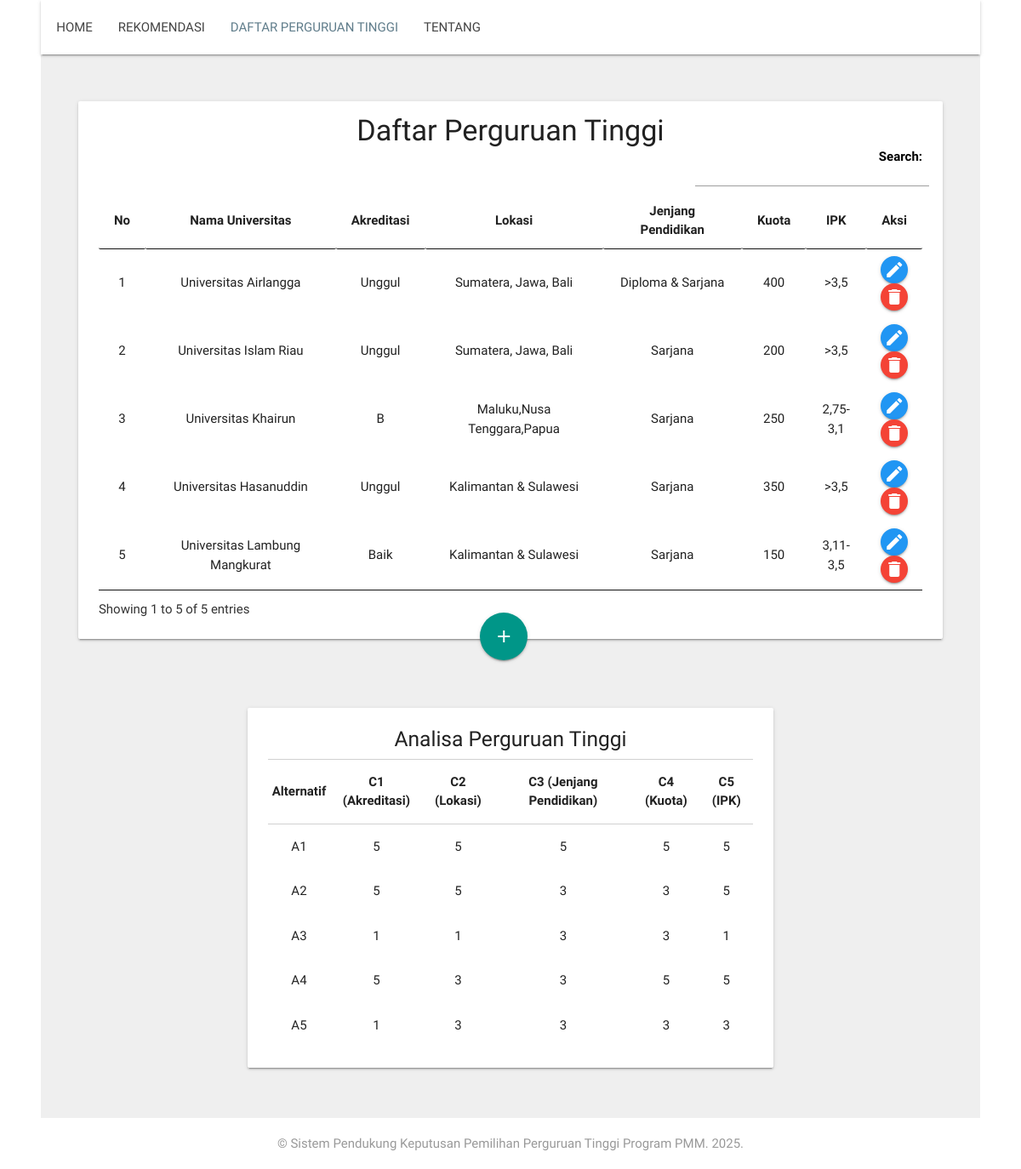
Page /daftar_pt.php on the committed database.
### tables this page shows
CREATE TABLE `data_pt` (
  `id_pt` int(4) NOT NULL,
  `nama_pt` varchar(128) NOT NULL,
  `akreditasi_pt` varchar(64) NOT NULL,
  `lokasi_pt` varchar(64) NOT NULL,
  `jenjang_pt` varchar(64) NOT NULL,
  `kuota_pt` varchar(64) NOT NULL,
  `ipk_pt` varchar(64) NOT NULL,
  `akreditasi_angka` varchar(64) NOT NULL,
  `lokasi_angka` varchar(64) NOT NULL,
  `jenjang_angka` varchar(64) NOT NULL,
  `kuota_angka` varchar(64) NOT NULL,
  `ipk_angka` varchar(64) NOT NULL
);

### daftar_pt.php (the view, shortened to what this page needs)
<?php
include('koneksi.php');
?>
<!DOCTYPE html>
<html>
<head>
	<link type="text/css" rel="stylesheet" href="assets/css/materialize.css"  media="screen,projection"/>
	<link rel="stylesheet" href="assets/css/table.css">
	<link rel="stylesheet" href="assets/css/style.css">
	<link rel="stylesheet" href="https://cdnjs.cloudflare.com/ajax/libs/font-awesome/4.5.0/css/font-awesome.min.css">
	<link rel="stylesheet" type="text/css" href="assets/dataTable/jquery.dataTables.min.css">
</head>
<body>
	<div class="navbar-fixed">
	<nav>
    	<div class="container">
						<div class="nav-wrapper">
								<ul class="left" style="margin-left: -52px;">
									<li><a href="index.php">HOME</a></li>
									<li><a href="rekomendasi.php">REKOMENDASI</a></li>
									<li><a class="active" href="daftar_pt.php">DAFTAR PERGURUAN TINGGI</a></li>
									<li><a href="#about">TENTANG</a></li>
								</ul>
						</div>
        </div>
		</nav>
		</div>
	<div style="background-color: #efefef">
		<div class="container">
		    <div class="section-card" style="padding: 40px 0px 20px 0px;">
				<ul>
				    <li>
						<div class="row">
						<div class="card">
								<div class="card-content">
									<center><h4 style="margin-bottom: 0px; margin-top: -8px;">Daftar Perguruan Tinggi</h4></center>
									<table id="table_id" class="hover dataTablesCustom" style="width:100%">
											<thead style="border-top: 1px solid #d0d0d0;">
												<tr>
													<th><center>No </center></th>
													<th><center>Nama Universitas</center></th>
													<th><center>Akreditasi</center></th>
													<th><center>Lokasi</center></th>
													<th><center>Jenjang Pendidikan</center></th>
													<th><center>Kuota</center></th>
													<th><center>IPK</center></th>
													<th><center>Aksi</center></th>
												</tr>
											</thead>
											<tbody>
												<?php
												$query=mysqli_query($selectdb,"SELECT * FROM data_pt");
												$no=1;
												while ($data=mysqli_fetch_array($query)) {
												?>
												<tr>
													<td><center><?php echo $no; ?></center></td>
													<td><center><?php echo $data['nama_pt'] ?></center></td>
													<td><center><?php echo $data['akreditasi_pt'] ?></center></td>
													<td><center><?php echo $data['lokasi_pt'] ?></center></td>
													<td><center><?php echo $data['jenjang_pt'] ?></center></td>
													<td><center><?php echo $data['kuota_pt'] ?></center></td>
													<td><center><?php echo $data['ipk_pt'] ?></center></td>
													<td>
														<center>
															<a href="#edit_<?php echo $data['id_pt'] ?>" style="height: 32px; width: 32px;" class="btn-floating btn-small waves-effect waves-light blue">
																<i style="line-height: 32px;" class="material-icons">edit</i>
															</a>
															<form method="POST">
																<button type="submit" name="hapus_pt" style="height: 32px; width: 32px;" class="btn-floating btn-small waves-effect waves-light red">
  																<i style="line-height: 32px;" class="material-icons">delete</i>
																</button>
															</form>
														</center>
													</td>
												</tr>
												<?php
														$no++;}
												?>
											</tbody>
									</table>
									</div>
							</div>
							<a href="#tambah" class="btn-floating btn-large waves-effect waves-light teal btn-float-custom"><i class="material-icons">add</i></a>
						</div>
				    </li>
				</ul>
	    	</div>
		</div>
	</div>
	<div style="background-color: #efefef">
		<div class="container">
		    <div class="section-card" style="padding: 1px 20% 24px 20%;">
				<ul>
				    <li>
						<div class="row">
							<div class="card">
								<div class="card-content" style="padding-top: 10px;">
									<center><h5 style="margin-bottom: 10px;">Analisa Perguruan Tinggi</h5></center>
									<table class="responsive-table">
											<thead style="border-top: 1px solid #d0d0d0;">
												<tr>
													<th><center>Alternatif</center></th>
													<th><center>C1 (Akreditasi)</center></th>
													<th><center>C2 (Lokasi)</center></th>
													<th><center>C3 (Jenjang Pendidikan)</center></th>
													<th><center>C4 (Kuota)</center></th>
													<th><center>C5 (IPK)</center></th>
												</tr>
											</thead>
											<tbody>
												<?php
												$query=mysqli_query($selectdb,"SELECT * FROM data_pt");
												$no=1;
												while ($data=mysqli_fetch_array($query)) {
												?>
												<tr>
													<td><center><?php echo "A",$no ?></center></td>
													<td><center><?php echo $data['akreditasi_angka'] ?></center></td>
													<td><center><?php echo $data['lokasi_angka'] ?></center></td>
													<td><center><?php echo $data['jenjang_angka'] ?></center></td>
													<td><center><?php echo $data['kuota_angka'] ?></center></td>
													<td><center><?php echo $data['ipk_angka'] ?></center></td>
												</tr>
												<?php
														$no++;}
												?>
											</tbody>
									</table>
									</div>
							</div>
						</div>
				    </li>
				</ul>
	    	</div>
		</div>
	</div>
	<div class="footer-copyright" style="padding: 0px 0px; background-color: white">
      <div class="container">
        <p align="center" style="color: #999">&copy; Sistem Pendukung Keputusan Pemilihan Perguruan Tinggi Program PMM. 2025.</p>
      </div>
    </div>
</body>
</html>

### assets/css/style.css (style rules this page uses)
nav ul a, nav .brand-logo { color: #444; }
p { line-height: 2rem; }
.section-card { padding-top: 6rem; padding-bottom: 6rem; }
.btn-float-custom { margin-top: -46px; margin-right: 48%; float: right; }

### rows in the picture
data_pt: nama_pt "Universitas Airlangga", akreditasi_pt "Unggul", lokasi_pt "Sumatera, Jawa, Bali", jenjang_pt "Diploma & Sarjana", kuota_pt "400", ipk_pt ">3,5", akreditasi_angka "5", lokasi_angka "5", jenjang_angka "5", kuota_angka "5", ipk_angka "5"
data_pt: nama_pt "Universitas Islam Riau", akreditasi_pt "Unggul", lokasi_pt "Sumatera, Jawa, Bali", jenjang_pt "Sarjana", kuota_pt "200", ipk_pt ">3,5", akreditasi_angka "5", lokasi_angka "5", jenjang_angka "3", kuota_angka "3", ipk_angka "5"
data_pt: nama_pt "Universitas Khairun", akreditasi_pt "B", lokasi_pt "Maluku,Nusa Tenggara,Papua", jenjang_pt "Sarjana", kuota_pt "250", ipk_pt "2,75-3,1", akreditasi_angka "1", lokasi_angka "1", jenjang_angka "3", kuota_angka "3", ipk_angka "1"
data_pt: nama_pt "Universitas Hasanuddin", akreditasi_pt "Unggul", lokasi_pt "Kalimantan & Sulawesi", jenjang_pt "Sarjana", kuota_pt "350", ipk_pt ">3,5", akreditasi_angka "5", lokasi_angka "3", jenjang_angka "3", kuota_angka "5", ipk_angka "5"
data_pt: nama_pt "Universitas Lambung Mangkurat", akreditasi_pt "Baik", lokasi_pt "Kalimantan & Sulawesi", jenjang_pt "Sarjana", kuota_pt "150", ipk_pt "3,11-3,5", akreditasi_angka "1", lokasi_angka "3", jenjang_angka "3", kuota_angka "3", ipk_angka "3"
